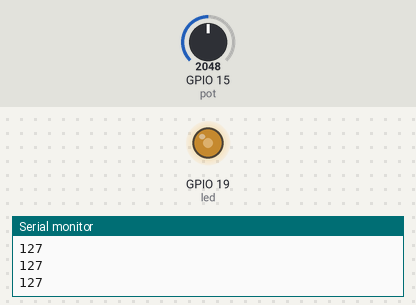
This sketch was run on a simulated ESP32. Shown: output pins drawn as LEDs (lit = HIGH), the last lines printed to the serial monitor. Inputs (shaded band) come from the test bench; at power-on: GPIO 15 (pot) = 2048.

Above: at 1.2 s.
1.3 s: GPIO 15 (pot) set to 2866
At 1.6 s:
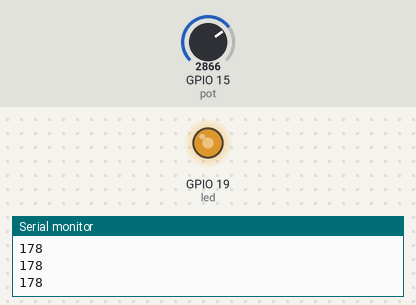
2.8 s: GPIO 15 (pot) set to 3603
At 3.1 s:
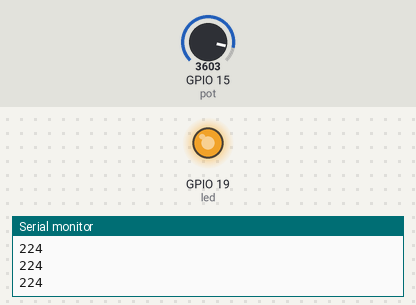
4.3 s: GPIO 15 (pot) set to 491
At 4.6 s:
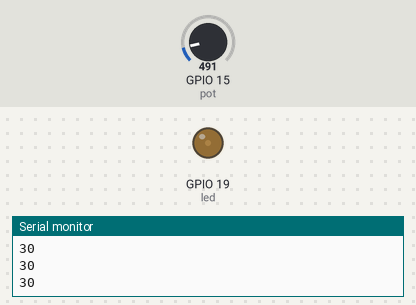
5.8 s: GPIO 15 (pot) set to 0
At 7.0 s:
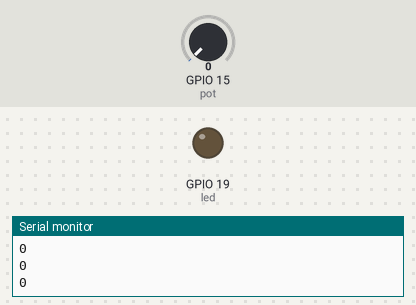
7.3 s: GPIO 15 (pot) set to 2047
At 7.6 s:
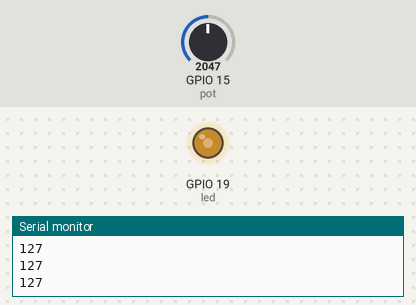
Timing chart, 0 to 9.8 s (numbered marks = the images above; inputs shaded):
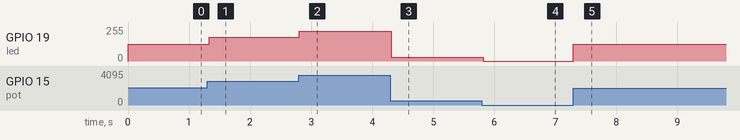

Measured:
- after the input at 1.3 s, GPIO 19 (led): 127/255 → 177/255 at once
- after the input at 2.8 s, GPIO 19 (led): 177/255 → 223/255 at once
- after the input at 4.3 s, GPIO 19 (led): 223/255 → 30/255 at once
- after the input at 5.8 s, GPIO 19 (led): 30/255 → 0/255 at once
- after the input at 7.3 s, GPIO 19 (led): 0/255 → 127/255 at once

The sketch:

246.ino
```cpp
const byte led = 19;
#define pot 15

void setup() {
  Serial.begin(9600);
  pinMode(pot, INPUT);
  ledcAttachPin(led, 0);
  ledcSetup(0, 4000, 8);
}

void loop() {
  int analogValue = analogRead(pot);
  int brightness = map(analogValue, 0, 4095, 0, 255);
  ledcWrite(0, brightness);
  Serial.println(brightness);
  delay(30);
}
```
